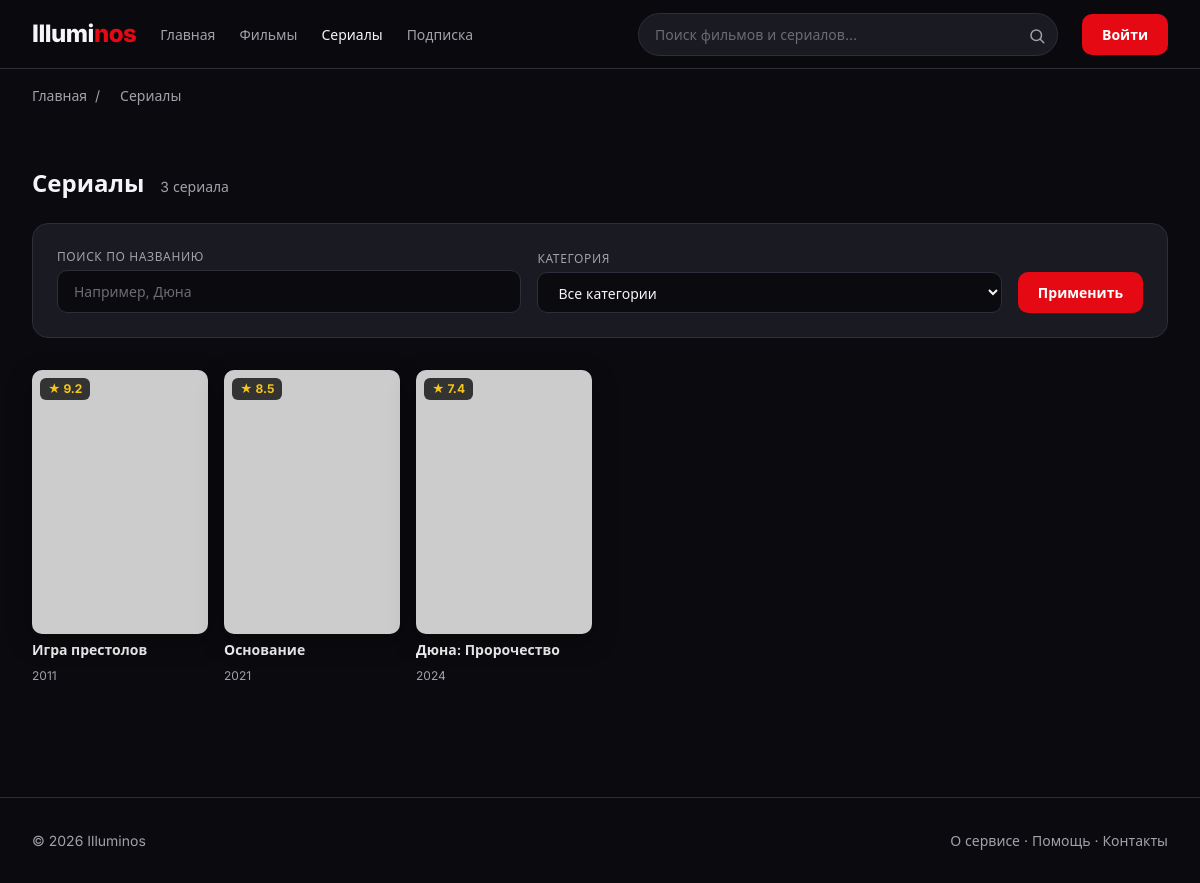
The app's page /series.php with its own data.
### tables this page shows
CREATE TABLE `series` (
  `id` int UNSIGNED NOT NULL,
  `title` varchar(255) NOT NULL,
  `slug` varchar(255) NOT NULL,
  `year_start` smallint UNSIGNED DEFAULT NULL,
  `year_end` smallint UNSIGNED DEFAULT NULL,
  `age_rating` varchar(10) DEFAULT NULL,
  `rating` decimal(3,1) DEFAULT NULL,
  `description` text,
  `poster_url` varchar(500) DEFAULT NULL,
  `backdrop_url` varchar(500) DEFAULT NULL,
  `trailer_url` varchar(500) DEFAULT NULL,
  `category_id` int UNSIGNED DEFAULT NULL,
  `is_new` tinyint(1) NOT NULL DEFAULT '0',
  `is_popular` tinyint(1) NOT NULL DEFAULT '0',
  `created_at` timestamp NOT NULL DEFAULT CURRENT_TIMESTAMP
);

### includes/helpers.php (called while the page is built, shortened)
<?php
function e(?string $s): string
{
    return htmlspecialchars((string)$s, ENT_QUOTES | ENT_HTML5, 'UTF-8');
}
function fetchAll(mysqli $conn, string $sql, array $params = [], string $types = ''): array
{
    $stmt = $conn->prepare($sql);
    if ($params) $stmt->bind_param($types, ...$params);
    $stmt->execute();
    $res  = $stmt->get_result();
    $rows = $res ? $res->fetch_all(MYSQLI_ASSOC) : [];
    return $rows;
}
function fetchOne(mysqli $conn, string $sql, array $params = [], string $types = ''): ?array
{
    $rows = fetchAll($conn, $sql, $params, $types);
    return $rows[0] ?? null;
}
function _catalogWhereSeries(string $q, int $categoryId, array &$params, string &$types): string
{
    $conds = [];
    return $conds ? ' WHERE ' . implode(' AND ', $conds) : '';
}
function countSeries(mysqli $conn, string $q = '', int $categoryId = 0): int
{
    $params = [];
    $types  = '';
    $where  = _catalogWhereSeries($q, $categoryId, $params, $types);
    $row = fetchOne($conn, 'SELECT COUNT(*) AS c FROM series s' . $where, $params, $types);
    return (int)($row['c'] ?? 0);
}
function getSeriesPaged(mysqli $conn, string $q, int $categoryId, int $limit, int $offset): array
{
    $params = [];
    $types  = '';
    $where  = _catalogWhereSeries($q, $categoryId, $params, $types);
    $params[] = $limit;
    $params[] = $offset;
    $types   .= 'ii';
    return fetchAll($conn,
        'SELECT s.*, c.name AS category_name
           FROM series s
           LEFT JOIN categories c ON c.id = s.category_id'
        . $where .
        ' ORDER BY s.rating DESC, s.year_start DESC, s.id ASC
          LIMIT ? OFFSET ?',
        $params, $types);
}

### series.php (the view, shortened to what this page needs)
<?php
require_once __DIR__ . '/config/db.php';
require_once __DIR__ . '/includes/helpers.php';
$q       = trim((string)($_GET['q'] ?? ''));
$catId   = (int)($_GET['cat'] ?? 0);
$page    = max(1, (int)($_GET['page'] ?? 1));
$perPage = 12;
$total      = countSeries($conn, $q, $catId);
$totalPages = max(1, (int)ceil($total / $perPage));
$page       = min($page, $totalPages);
$offset     = ($page - 1) * $perPage;
$series     = getSeriesPaged($conn, $q, $catId, $perPage, $offset);
$activeCat  = $catId > 0 ? getCategoryById($conn, $catId) : null;
require __DIR__ . '/includes/header.php';
?>
<main>
  <div class="container breadcrumbs" aria-label="Навигационная цепочка">
    <a href="index.php">Главная</a><span>/</span>
    <span aria-current="page">Сериалы<?= $activeCat ? ': ' . e($activeCat['name']) : '' ?></span>
  </div>
  <section class="section container">
    <h1 class="section-title">
      Сериалы
      <span class="section-title__hint">
        <?= $total ?> <?= $total === 1 ? 'сериал' : ($total >= 2 && $total <= 4 ? 'сериала' : 'сериалов') ?>
      </span>
    </h1>
    <form class="catalog-toolbar" action="series.php" method="get" role="search">
      <div class="catalog-toolbar__field">
        <label class="catalog-toolbar__label" for="catalog-q">Поиск по названию</label>
        <input class="catalog-toolbar__input" id="catalog-q" type="search" name="q"
               value="<?= e($q) ?>" placeholder="Например, Дюна" autocomplete="off">
      </div>
      <div class="catalog-toolbar__field">
        <label class="catalog-toolbar__label" for="catalog-cat">Категория</label>
        <select class="catalog-toolbar__select" id="catalog-cat" name="cat">
          <option value="0">Все категории</option>
        </select>
      </div>
      <div class="catalog-toolbar__actions">
        <button type="submit" class="btn btn--accent">Применить</button>
      </div>
    </form>
    <?php if (!$series): ?>
      <div class="empty-state">
        <p class="empty-state__text">
          <?php if ($q !== '' || $catId > 0): ?>
            По заданным фильтрам сериалы не найдены. Попробуйте изменить параметры.
          <?php else: ?>
            В каталоге пока нет сериалов.
          <?php endif; ?>
        </p>
        <a href="series.php" class="btn btn--accent">Сбросить фильтры</a>
      </div>
    <?php else: ?>
      <div class="movies-grid">
        <?php $cardType = 'series'; foreach ($series as $m): ?>
          <?php include __DIR__ . '/includes/movie-card.php'; ?>
        <?php endforeach; ?>
      </div>
    <?php endif; ?>
  </section>
</main>
<?php require __DIR__ . '/includes/footer.php'; ?>

### includes/movie-card.php
<?php
$link = ($cardType ?? 'movie') === 'series' ? 'series-detail.php' : 'movie-detail.php';
$year = isset($m['year']) ? (int)$m['year']
      : (isset($m['year_start']) ? (int)$m['year_start'] : 0);
?>
<article class="movie-card">
  <a class="movie-card__poster" href="<?= $link ?>?slug=<?= e($m['slug']) ?>">
    <span class="movie-card__rating">★ <?= number_format((float)$m['rating'], 1) ?></span>
    <img src="<?= e($m['poster_url']) ?>" alt="Постер: <?= e($m['title']) ?>" loading="lazy">
  </a>
  <h3 class="movie-card__title"><?= e($m['title']) ?></h3>
  <p class="movie-card__year"><?= $year ?></p>
</article>

### assets/css/palette.css (style rules this page uses)
:root { --color-bg: #0B0B0F; --color-surface: #1A1A22; --color-surface-2: #23232D; --color-border: #2E2E3A; --color-text: #F5F5F7; --color-text-muted: #A1A1AA; --color-text-dim: #6B6B76; --color-accent: #E50914; --color-accent-hover: #F6121D; --color-gold: #F5C518; --color-success: #22C55E; --color-error: #EF4444; --font-main: "Inter", "Manrope", system-ui, -apple-system, "Segoe UI", sans-serif; --fs-xs: 0.75rem; --fs-sm: 0.875rem; --fs-base: 1rem; --fs-lg: 1.125rem; --fs-xl: 1.5rem; --fs-2xl: 2rem; --fs-3xl: 2.5rem; --fs-4xl: 3rem; --lh-tight: 1.2; --lh-base: 1.5; --space-xs: 4px; --space-sm: 8px; --space-md: 16px; --space-lg: 24px; --space-xl: 32px; --space-2xl: 48px; --space-3xl: 64px; --radius-sm: 6px; --radius-md: 10px; --radius-lg: 16px; --radius-pill: 999px; --container-max: 1440px; --container-pad: 24px; --shadow-card: 0 8px 24px rgba(0, 0, 0, 0.35); --transition: 0.2s ease; }

### records on screen
series: rating "9.2", title "Игра престолов", year_start "2011"
series: rating "8.5", title "Основание", year_start "2021"
series: rating "7.4", title "Дюна: Пророчество", year_start "2024"

### other values on screen
$total "3"
